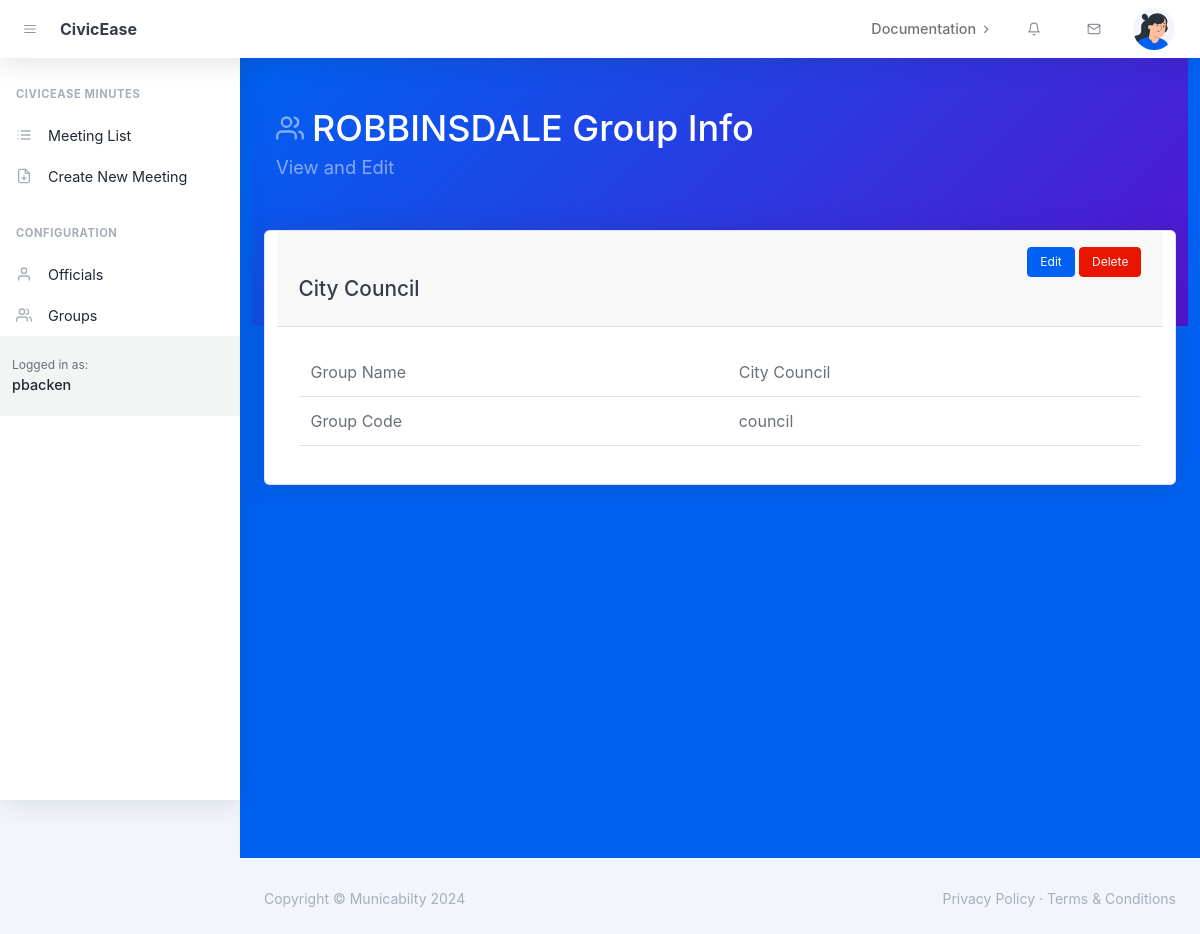
Screenshot of /group/1 (signed in) with the database file from the repository.
### app/models.py (models this page shows, shortened)
class User(UserMixin, db.Model):
    id: so.Mapped[int] = so.mapped_column(primary_key=True)
    username: so.Mapped[str] = so.mapped_column(sa.String(64), index=True,
                                                unique=True)
    email: so.Mapped[str] = so.mapped_column(sa.String(120), index=True,
                                             unique=True)
    password_hash: so.Mapped[Optional[str]] = so.mapped_column(sa.String(256))
    user_city: so.Mapped[Optional[str]] = so.mapped_column(sa.String(64))
    user_city_code: so.Mapped[Optional[str]] = so.mapped_column(sa.String(64))
    about_me: so.Mapped[Optional[str]] = so.mapped_column(sa.String(140))
    user_role: so.Mapped[str] = so.mapped_column(sa.String(120), nullable=True)
    last_seen: so.Mapped[Optional[datetime]] = so.mapped_column(
        default=lambda: datetime.now(timezone.utc))

class EntityGroups(db.Model):
    id: so.Mapped[int] = so.mapped_column(primary_key=True)
    group_type: so.Mapped[str] = so.mapped_column(sa.String(64), index=True)
    group_code: so.Mapped[str] = so.mapped_column(sa.String(64), index=True)
    entity_code: so.Mapped[str] = so.mapped_column(sa.String(64), index=True)

### app/routes.py (the view)
@app.route('/group/<group_id>')
@login_required
def view_group(group_id):
    form = EntityGroupForm()
    group = EntityGroups.query.get(group_id)
    return render_template('page_group.html', form=form, group=group)

### app/models.py (called while the page is built)
@login.user_loader
def load_user(id):
    return db.session.get(User, int(id))

### app/routes.py (called while the page is built)
@app.before_request
def before_request():
    if current_user.is_authenticated:
        current_user.last_seen = datetime.now(timezone.utc)
        db.session.commit()

### app/templates/page_group.html (shortened to what this page needs)
{% extends "base.html" %}
    {% block content %}
        <div class="container bg-primary">
            <div id="layoutAuthentication">
                <div id="layoutAuthentication_content">
                    <main>
                    <header class="page-header page-header-dark bg-gradient-primary-to-secondary pb-10">
                        <div class="container-xl px-4">
                            <div class="page-header-content pt-4">
                                <div class="row align-items-center justify-content-between">
                                    <div class="col-auto mt-4">
                                        <h1 class="page-header-title">
                                            <div class="page-header-icon"><i data-feather="users"></i></div>
                                            {{current_user.user_city}} Group Info
                                        </h1>
                                        <div class="page-header-subtitle">View and Edit</div>
                                    </div>
                                </div>
                            </div>
                        </div>
                    </header>
                    <div class="container-xl px-4 mt-n10">
                        <div class="row">
                            <div class="card mb-8">
                            <div class="card-header">
                            <ul class="nav justify-content-end">
                              <li class="nav-item">
                                <a class="btn btn-primary btn-sm" href="/group/edit/{{ group.id }}" role="button">Edit</a>
                                <a class="btn btn-danger btn-sm" href="#" role="button">Delete</a>
                              </li>
                            </ul>
                                 <div class="h3">{{ group.group_type}}</div>
                            </div>
                            <div class="card-body">
                                <table class="table">
                                          <tbody>
                                             <tr>
                                              <td>{{ form.group_type.label }}</td>
                                              <td>{{ group.group_type }}</td>
                                            </tr>
                                            <tr>
                                              <td>{{ form.group_code.label}}</td>
                                              <td>{{ group.group_code }}</td>
                                            </tr>
                                          </tbody>
                                </table>
                            </div>
                        </div>
                        </div>
                    </div>
                    </main>
                </div>
            </div>
        </div>
{% endblock %}

### app/templates/base.html (shortened to what this page needs)
<!doctype html>
<html lang="en">
  <head>
    <link rel="stylesheet" href='/static/css/styles.css' />
  </head>
  <body class="nav-fixed">
    <nav class="topnav navbar navbar-expand shadow justify-content-between justify-content-sm-start navbar-light bg-white" id="sidenavAccordion">
            <button class="btn btn-icon btn-transparent-dark order-1 order-lg-0 me-2 ms-lg-2 me-lg-0" id="sidebarToggle"><i data-feather="menu"></i></button>
            <a class="navbar-brand pe-3 ps-4 ps-lg-2" href="{{ url_for('index') }}">CivicEase</a>
            <ul class="navbar-nav align-items-center ms-auto">
                <li class="nav-item dropdown no-caret d-none d-md-block me-3">
                    <a class="nav-link dropdown-toggle" id="navbarDropdownDocs" href="javascript:void(0);" role="button" data-bs-toggle="dropdown" aria-haspopup="true" aria-expanded="false">
                        <div class="fw-500">Documentation</div>
                        <i class="fas fa-chevron-right dropdown-arrow"></i>
                    </a>
                </li>
                <li class="nav-item dropdown no-caret d-none d-sm-block me-3 dropdown-notifications">
                    <a class="btn btn-icon btn-transparent-dark dropdown-toggle" id="navbarDropdownAlerts" href="javascript:void(0);" role="button" data-bs-toggle="dropdown" aria-haspopup="true" aria-expanded="false"><i data-feather="bell"></i></a>
                </li>
                <li class="nav-item dropdown no-caret d-none d-sm-block me-3 dropdown-notifications">
                    <a class="btn btn-icon btn-transparent-dark dropdown-toggle" id="navbarDropdownMessages" href="javascript:void(0);" role="button" data-bs-toggle="dropdown" aria-haspopup="true" aria-expanded="false"><i data-feather="mail"></i></a>
                </li>
                <li class="nav-item dropdown no-caret dropdown-user me-3 me-lg-4">
                    <a class="btn btn-icon btn-transparent-dark dropdown-toggle" id="navbarDropdownUserImage" href="javascript:void(0);" role="button" data-bs-toggle="dropdown" aria-haspopup="true" aria-expanded="false"><img class="img-fluid" src="/static/assets/img/illustrations/profiles/profile-1.png" /></a>
                </li>
            </ul>
        </nav>
        <div id="layoutSidenav">
            <div id="layoutSidenav_nav">
                <nav class="sidenav shadow-right sidenav-light">
                    <div class="sidenav-menu">
                        <div class="nav accordion" id="accordionSidenav">
                            <div class="sidenav-menu-heading">CivicEase Minutes</div>
                            <a class="nav-link" href="{{ url_for('meeting_list') }}">
                                <div class="nav-link-icon"><i data-feather="list"></i></div>
                                Meeting List
                            </a>
                            <a class="nav-link" href="{{ url_for('create_meeting') }}">
                                <div class="nav-link-icon"><i data-feather="file-plus"></i></div>
                                Create New Meeting
                            </a>
                            <div class="sidenav-menu-heading">Configuration</div>
                            <a class="nav-link collapsed" href="{{ url_for('people_list') }}">
                                <div class="nav-link-icon"><i data-feather="user"></i></div>
                                Officials
                            </a>
                            <a class="nav-link collapsed" href="{{ url_for('group_list') }}">
                                <div class="nav-link-icon"><i data-feather="users"></i></div>
                                Groups
                            </a>
                    <div class="sidenav-footer">
                        <div class="sidenav-footer-content">
                            <div class="sidenav-footer-subtitle">Logged in as:</div>
                            <div class="sidenav-footer-title">{{ current_user.username }}</div>
                        </div>
                    </div>
                </nav>
            </div>
            <div id="layoutSidenav_content">
                <main>
                    {% block content %}{% endblock %}
                </main>
                <footer class="footer-admin mt-auto footer-light">
                    <div class="container-xl px-4">
                        <div class="row">
                            <div class="col-md-6 small">Copyright &copy; Municabilty 2024</div>
                            <div class="col-md-6 text-md-end small">
                                <a href="#!">Privacy Policy</a>
                                &middot;
                                <a href="#!">Terms &amp; Conditions</a>
                            </div>
                        </div>
                    </div>
                </footer>
            </div>
        </div>
  </body>
</html>

### rows the page displays
User: username "pbacken", user_city "ROBBINSDALE"
EntityGroups: group_type "City Council", group_code "council"
